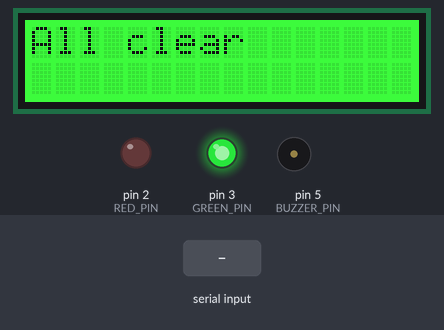
The sketch below on a simulated Arduino Uno, built with avr-gcc and run on an emulated ATmega328P. Shown: 16×2 character LCD, output pins drawn as LEDs (lit = HIGH), buzzer (waves = sounding). The test bench sets the inputs (shaded band).

Above: at 1.2 s.
1.3 s: "STRIKE 1\n" received over Serial
At 2.1 s:
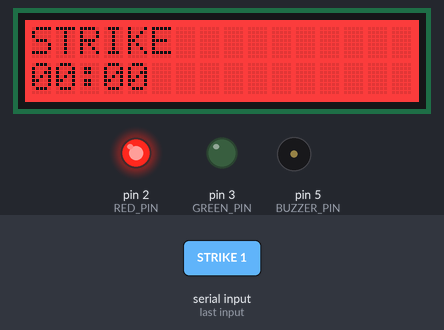
3.8 s: "HAZARD 1\n" received over Serial
At 4.8 s:
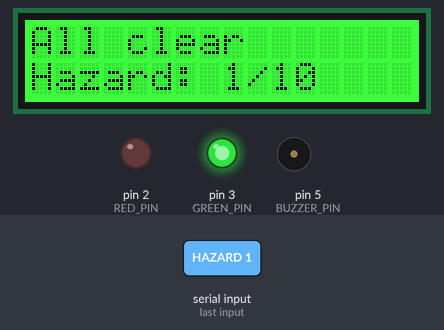
5.3 s: "STRIKE 150\n" received over Serial
At 6.2 s:
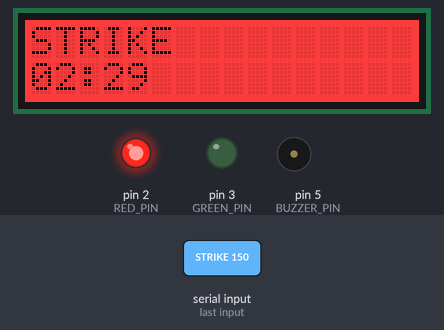
7.0 s: "STRIKE 45\n" received over Serial
At 7.8 s:
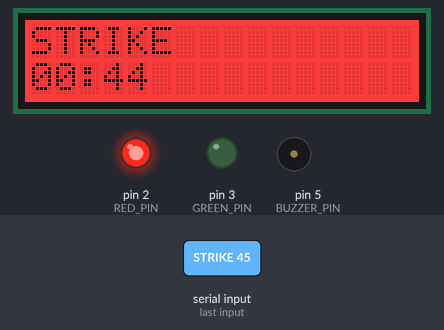
8.7 s: "ALLCLEAR\n" received over Serial
At 9.7 s:
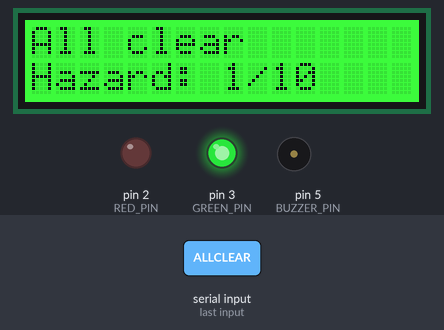
Timing chart, 0 to 11.2 s (numbered marks = the images above; inputs shaded):
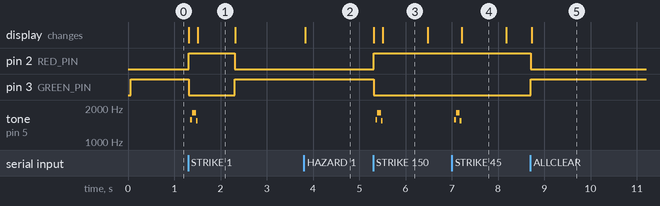

Measured:
- after the input at 1.3 s, pin 2 (RED_PIN): LOW → HIGH at once, → LOW 1.0 s later; pin 3 (GREEN_PIN): HIGH → LOW at once, → HIGH 1.0 s later; tone on pin 5 (BUZZER_PIN): silent → 1567 Hz after 0.05 s, → 1813 Hz 0.04 s later, → 1538 Hz 0.08 s later, → silent 0.04 s later; the display: first changes at once (image 1 shows a later state)
- after the input at 3.8 s, the display: changes at once (image 2)
- after the input at 5.3 s, pin 2 (RED_PIN): LOW → HIGH at once; pin 3 (GREEN_PIN): HIGH → LOW at once; tone on pin 5 (BUZZER_PIN): silent → 1567 Hz after 0.05 s, → 1813 Hz 0.04 s later, → 1538 Hz 0.08 s later, → silent 0.04 s later; the display: first changes at once (image 3 shows a later state)
- after the input at 7.0 s, tone on pin 5 (BUZZER_PIN): silent → 1567 Hz after 0.05 s, → 1813 Hz 0.04 s later, → 1538 Hz 0.08 s later, → silent 0.04 s later
- after the input at 8.7 s, pin 2 (RED_PIN): HIGH → LOW at once; pin 3 (GREEN_PIN): LOW → HIGH at once; the display: changes at once (image 5)
- what the display in image 1 shows lasts 0.8 s, from 1.5 s to 2.3 s
- what the display in image 4 shows lasts 1.0 s, from 7.2 s to 8.2 s

The sketch:

sketch_oct16a_copy_20261017002716.ino
```cpp
#include <rgb_lcd.h>
#include <Wire.h>

#define RED_PIN 2
#define GREEN_PIN 3
#define BUZZER_PIN 5

rgb_lcd lcd;

enum State { ALL_CLEAR, STRIKE_ACTIVE };

State currentState = ALL_CLEAR;

// Latest hazard score from the backend ML model (0-10), or -1 if unknown
int hazardScore = -1;

// Timing
unsigned long strikeEndMillis = 0;  // when countdown ends
unsigned long lastLcdUpdate = 0;     // last time we updated LCD
const unsigned long lcdUpdateInterval = 1000; // ms

// Colors
const int colorRedR = 255;
const int colorRedG = 0;
const int colorRedB = 0;

const int colorGreenR = 0;
const int colorGreenG = 255;
const int colorGreenB = 0;

// Serial buffer
String cmdBuffer;

void setLedRed() {
  digitalWrite(RED_PIN, HIGH);
  digitalWrite(GREEN_PIN, LOW);
  lcd.setRGB(colorRedR, colorRedG, colorRedB);
}

void setLedGreen() {
  digitalWrite(RED_PIN, LOW);
  digitalWrite(GREEN_PIN, HIGH);
  lcd.setRGB(colorGreenR, colorGreenG, colorGreenB);
}

void soundBuzzerOnce() {
  const int duty = 64; // 25% duty cycle (0-255); increase if too quiet
  const int cyclesPerStep = 5;

  // upward sweep 1500-2000 Hz
  for (int f = 1500; f <= 2000; f += 20) {
    unsigned long periodUs = 1000000UL / (unsigned long)f;
    unsigned long onUs = (periodUs * (unsigned long)duty) / 255UL;
    unsigned long offUs = periodUs - onUs;
    for (int c = 0; c < cyclesPerStep; c++) {
      digitalWrite(BUZZER_PIN, HIGH);
      delayMicroseconds(onUs);
      digitalWrite(BUZZER_PIN, LOW);
      delayMicroseconds(offUs);
    }
  }
  // downward sweep 2000-1500 Hz
  for (int f = 2000; f >= 1500; f -= 20) {
    unsigned long periodUs = 1000000UL / (unsigned long)f;
    unsigned long onUs = (periodUs * (unsigned long)duty) / 255UL;
    unsigned long offUs = periodUs - onUs;
    for (int c = 0; c < cyclesPerStep; c++) {
      digitalWrite(BUZZER_PIN, HIGH);
      delayMicroseconds(onUs);
      digitalWrite(BUZZER_PIN, LOW);
      delayMicroseconds(offUs);
    }
  }
  digitalWrite(BUZZER_PIN, LOW);
}

void enterAllClear() {
  currentState = ALL_CLEAR;
  strikeEndMillis = 0;
  digitalWrite(BUZZER_PIN, LOW); // stop any sound
  setLedGreen();
  showAllClear();
}

void showAllClear() {
  lcd.clear();
  lcd.setCursor(0, 0);
  lcd.print("All clear");
  lcd.setCursor(0, 1);
  if (hazardScore >= 0) {
    lcd.print("Hazard: ");
    lcd.print(hazardScore);
    lcd.print("/10");
  }
}

void handleHazard(const String &payload) {
  int val = payload.toInt();
  if (val < 0 || val > 10) return;
  bool changed = val != hazardScore;
  hazardScore = val;
  if (currentState == ALL_CLEAR && changed) {
    showAllClear();
  }
}

void enterStrike(unsigned long durationSeconds) {
  unsigned long now = millis();
  strikeEndMillis = now + (durationSeconds * 1000UL);
  currentState = STRIKE_ACTIVE;
  setLedRed();
  soundBuzzerOnce();
  lastLcdUpdate = 0;
}

void updateCountdownDisplay() {
  unsigned long now = millis();
  if (strikeEndMillis <= now) {
    enterAllClear();
    return;
  }
  unsigned long remaining = (strikeEndMillis - now) / 1000UL;
  unsigned long mins = remaining / 60;
  unsigned long secs = remaining % 60;
  lcd.clear();
  lcd.setCursor(0, 0);
  lcd.print("STRIKE");
  lcd.setCursor(0, 1);
  if (mins < 10) lcd.print('0');
  lcd.print(mins);
  lcd.print(':');
  if (secs < 10) lcd.print('0');
  lcd.print(secs);
}

void handleSerial() {
  while (Serial.available() > 0) {
    char c = Serial.read();
    if (c == '\n' || c == '\r') {
      if (cmdBuffer.length() > 0) {
        parseCommand(cmdBuffer);
        cmdBuffer = "";
      }
    } else {
      cmdBuffer += c;
    }
  }
}

void parseCommand(const String &s) {
  String cmd = s;
  cmd.trim();
  cmd.toUpperCase();

  if (cmd.startsWith("STRIKE") || cmd.startsWith("STOP")) {
    int spaceIdx = cmd.indexOf(' ');
    if (spaceIdx > 0) {
      String secStr = cmd.substring(spaceIdx + 1);
      secStr.trim();
      unsigned long dur = secStr.toInt();
      if (dur > 0) {
        enterStrike(dur);
      } else {
        enterAllClear();
      }
    }
    return;
  }
  if (cmd == "ALLCLEAR" || cmd == "CLEAR") {
    enterAllClear();
    return;
  }
  if (cmd.startsWith("HAZARD") && cmd.length() > 7) {
    handleHazard(cmd.substring(7));
    return;
  }
}

void updateState() {
  if (currentState == STRIKE_ACTIVE) {
    unsigned long now = millis();
    if (now >= strikeEndMillis) {
      enterAllClear();
    }
  }
}

void updateDisplay() {
  if (currentState == STRIKE_ACTIVE) {
    unsigned long now = millis();
    if (now - lastLcdUpdate >= lcdUpdateInterval) {
      updateCountdownDisplay();
      lastLcdUpdate = now;
    }
  }
}

void setup() {
  pinMode(RED_PIN, OUTPUT);
  pinMode(GREEN_PIN, OUTPUT);
  pinMode(BUZZER_PIN, OUTPUT);

  Serial.begin(9600);
  Wire.begin();
  Wire.setClock(100000);

  lcd.begin(16, 2);
  lcd.setRGB(colorGreenR, colorGreenG, colorGreenB);

  enterAllClear();
}

void loop() {
  handleSerial();
  updateState();
  updateDisplay();
}
```
